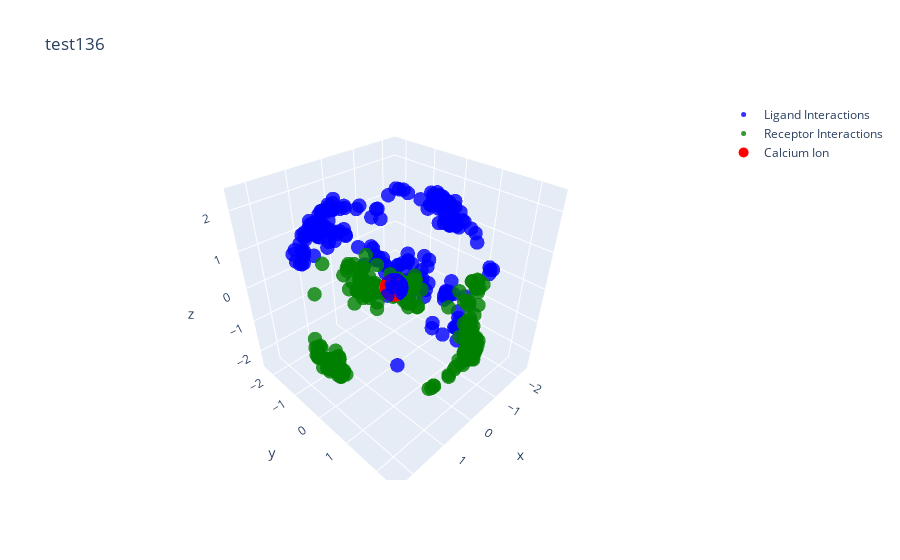

Notebook cell for this chart:
### Code cell
csv_file_path = 'calcium_analysis.csv'
df = pd.read_csv(csv_file_path)
lig_atom_type="NA"
cul_row = {
    'atom_ResName': 'CA',
    'atom_Serial': 0,
    'atom_name': 'CA',
    'file_name': 'aligned',
    'ligand_interactions': [],
    'receptor_interactions': [],
    'num_lig_int': 2.0,
    'num_receptor_int': 3.0
}
count=0
for index, row in df.iterrows():
    if row["num_lig_int"]==0 or row["num_receptor_int"]==0:
        continue  
    if row["num_receptor_int"]!=3:
    # or row["num_lig_int"]!=1:
        continue
    ligand_atoms=ast.literal_eval(row['ligand_atoms'])
    lig_ints=string_to_nparraylist(row['ligand_interactions'])
    rec_ints=string_to_nparraylist(row['receptor_interactions'])
    i=0
    while i < len(lig_ints):
        if lig_atom_type=="NA":
            break
        elif ligand_atoms[i][1]==lig_atom_type:
            del lig_ints[i]
            del ligand_atoms[i]
        else:
            i+=1
    if lig_ints==[]:
        continue
    t_lig,t_rec=align_coordinates(lig_ints,rec_ints)
    for atom in t_lig:
        cul_row['ligand_interactions'].append(atom)
    for atom in t_rec:
        cul_row['receptor_interactions'].append(atom)
    count+=1
print(count)

#graph_ca_interaction(cul_row,title="3 receptor interactions")
#graph_interactive(cul_row,title="rec_3_lig_allnonO_count"+str(count))
graph_interactive(cul_row,title="test"+str(count))

### Figure 1 — Plotly figure (JSON) as saved in the notebook; plotly's stock layout.template omitted (floating-point values rounded to 4 significant figures; data arrays with more than 128 entries replaced by an {"elided": "..."} marker saying what was removed)
{"data": [{"marker": {"color": "blue", "opacity": 0.8, "size": 5}, "mode": "markers", "name": "Ligand Interactions", "type": "scatter3d", "x": {"elided": "256 float values"}, "y": {"elided": "256 float values"}, "z": {"elided": "256 float values"}}, {"marker": {"color": "green", "opacity": 0.8, "size": 5}, "mode": "markers", "name": "Receptor Interactions", "type": "scatter3d", "x": {"elided": "408 float values"}, "y": {"elided": "408 float values"}, "z": {"elided": "408 float values"}}, {"marker": {"color": "red", "opacity": 1, "size": 10}, "mode": "markers", "name": "Calcium Ion", "type": "scatter3d", "x": [0], "y": [0], "z": [0]}], "layout": {"title": {"text": "test136"}}}
